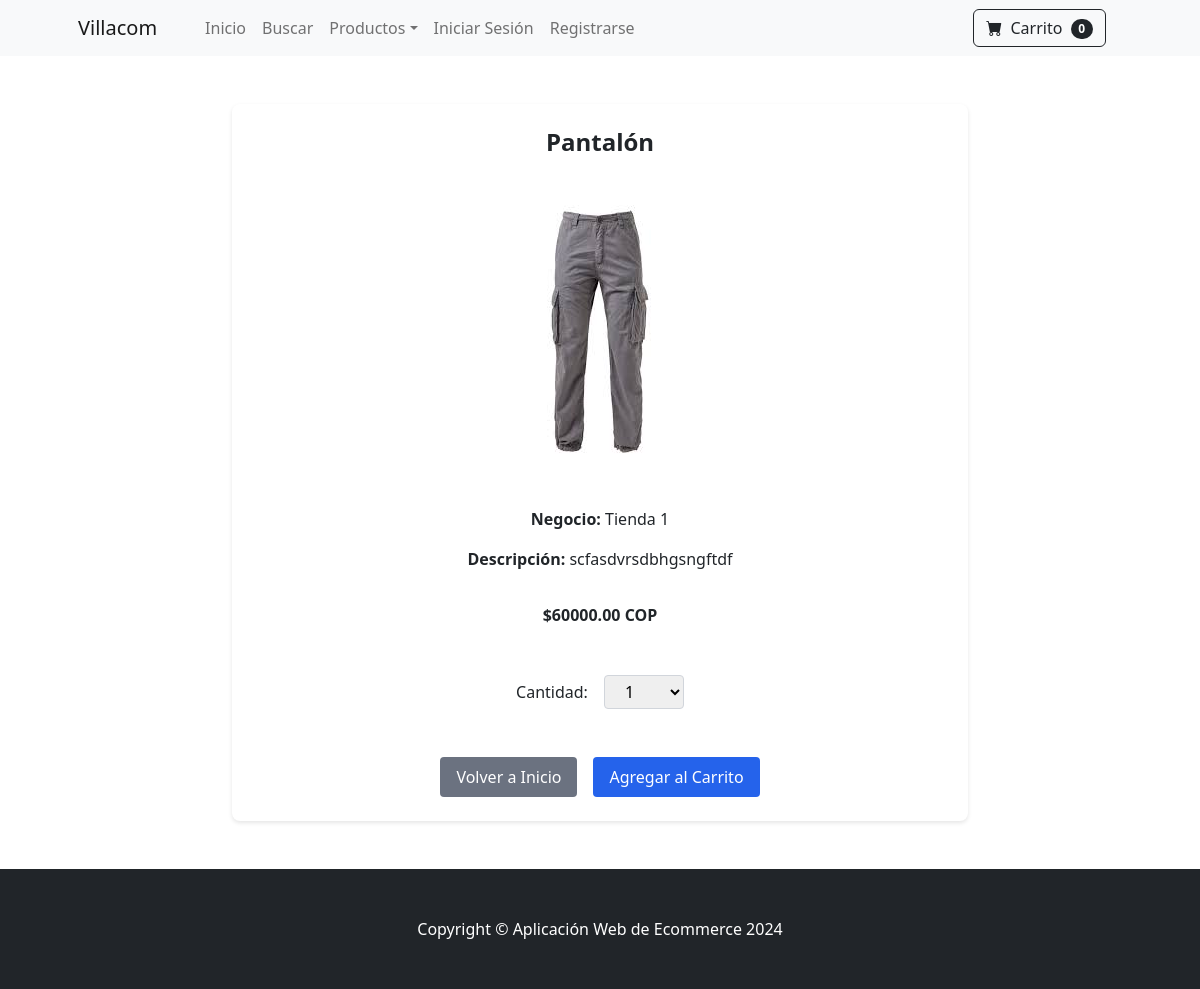
Before: /product/3 with the older database file.
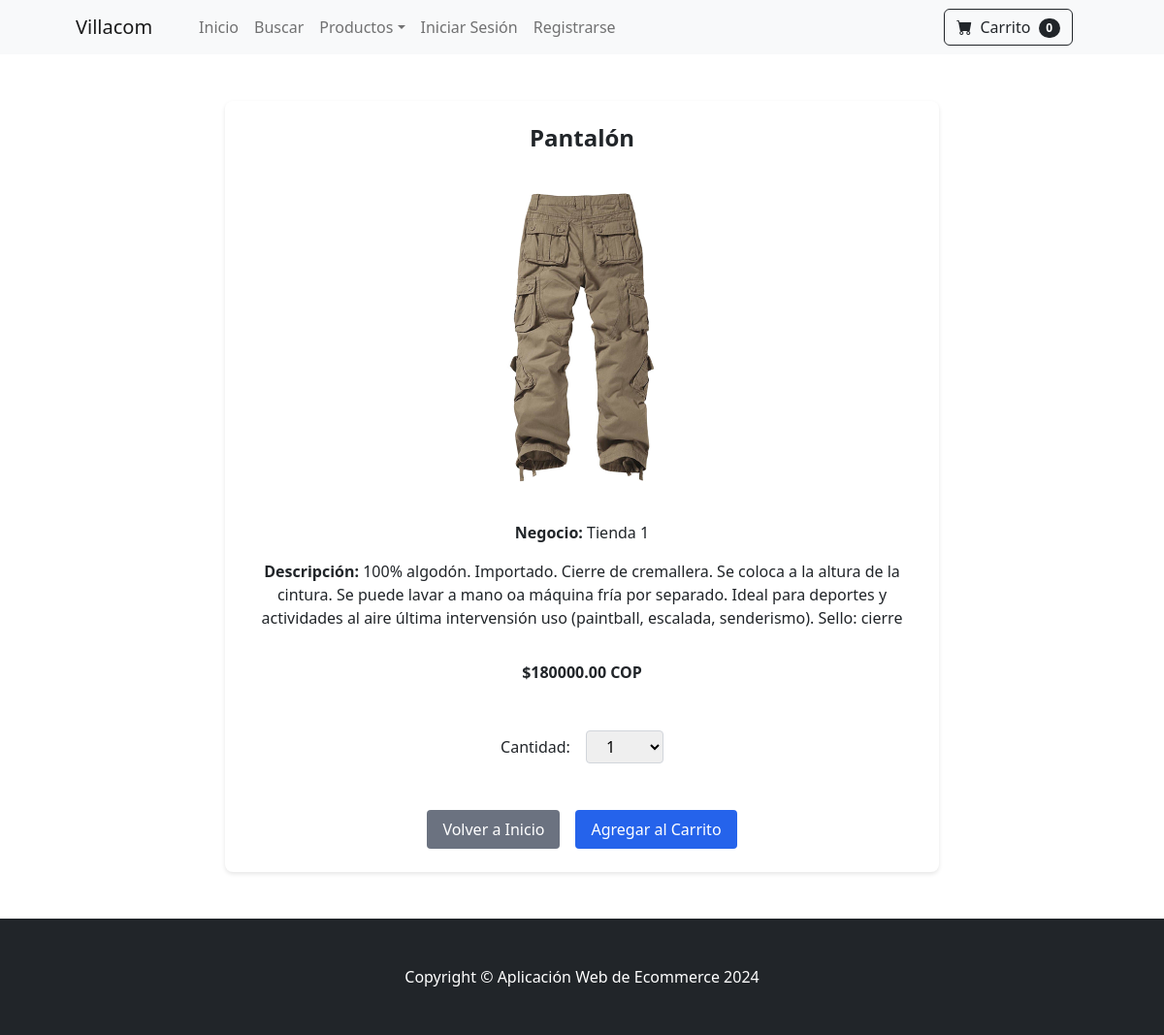
After: the same page with the newer database file.
### store/models.py (models this page shows, shortened)
class Product(models.Model):
    business = models.ForeignKey(Business, on_delete=models.CASCADE)
    name = models.CharField(max_length=50)
    price = models.DecimalField(default=0, decimal_places=2, max_digits=11)
    category = models.ForeignKey(Category, on_delete=models.CASCADE, default=1)
    description = models.CharField(max_length=250, default='', blank=True, null=True)
    image = models.ImageField(upload_to='uploads/product/')
    is_sale = models.BooleanField(default=False)
    sale_price = models.DecimalField(default=0, decimal_places=2, max_digits=11)
    class Meta:
        verbose_name_plural = 'productos'

class Business(models.Model):
    name = models.CharField(max_length=100)
    location = models.CharField(max_length=200)
    phone = models.CharField(max_length=20)
    def __str__(self):
        return self.name
    class Meta:
        verbose_name_plural = 'locales/Negocios'

### store/views.py (the view)
# urls.py: path('product/<int:pk>', views.product, name='product'),
def product(request, pk):
    product = Product.objects.get(id=pk)
    return render(request, 'product.html', {'product': product})

### cart/cart.py (called while the page is built)
    def __len__(self):
        return len(self.cart)

### cart/context_processors.py (called while the page is built)
def cart(request):
    return {'cart': Cart(request)}

### store/templates/product.html (shortened to what this page needs)
{% extends 'base.html' %}
{% block content%}
<div style="max-width: 800px; margin: 2rem auto; padding: 1rem;">
    <div style="background-color: white; border-radius: 8px; box-shadow: 0 2px 4px rgba(0,0,0,0.1); padding: 1.5rem; margin: 0 1rem;">
        <div style="display: flex; flex-direction: column; gap: 1.5rem;">
            <h1 style="font-size: 1.5rem; font-weight: 600; text-align: center; margin: 0;">
                {{ product.name }}
            </h1>
            <div style="display: flex; justify-content: center; padding: 1rem;">
                <img src="{{ product.image.url }}"
                     alt="{{ product.name }}"
                     style="max-width: 300px; height: auto; object-fit: contain;">
            </div>
            <div style="flex: 1; display: flex; flex-direction: column; gap: 1rem; text-align: center;">
                <div>
                    <span style="font-weight: 600;">Negocio:</span>
                    <span>{{ product.business }}</span>
                </div>
                <div>
                    <span style="font-weight: 600;">Descripción:</span>
                    <span>{{ product.description }}</span>
                </div>
                <div style="margin: 1rem 0;">
                    {% if product.is_sale %}
                        <div style="display: flex; justify-content: center; gap: 0.25rem; color: #fbbf24; margin-bottom: 0.5rem;">
                            <span>★</span><span>★</span><span>★</span><span>★</span><span>★</span>
                        </div>
                        <div>
                            <span style="text-decoration: line-through; color: #6b7280;">${{ product.price }} COP</span>
                            <span style="font-weight: 600; margin-left: 0.5rem;">${{ product.sale_price }} COP</span>
                        </div>
                    {% else %}
                        <div style="font-weight: 600;">${{ product.price }} COP</div>
                    {% endif %}
                </div>
                <div style="display: flex; justify-content: center; align-items: center; gap: 1rem; margin: 1rem 0;">
                    <label for="qty-cart" style="font-weight: 500;">Cantidad:</label>
                    <select id="qty-cart" style="padding: 0.25rem 1rem; border: 1px solid #d1d5db; border-radius: 4px; width: 80px;">
                        <option value="1">1</option>
                    </select>
                </div>
                <div style="display: flex; justify-content: center; gap: 1rem; margin-top: 1rem;">
                    <a href="{% url 'home' %}"
                       style="padding: 0.5rem 1rem; background-color: #6b7280; color: white; text-decoration: none; border-radius: 4px; font-weight: 500;">
                        Volver a Inicio
                    </a>
                    <button type="button"
                            value="{{ product.id }}"
                            id="add-cart"
                            style="padding: 0.5rem 1rem; background-color: #2563eb; color: white; border: none; border-radius: 4px; cursor: pointer; font-weight: 500;">
                        Agregar al Carrito
                    </button>
                </div>
            </div>
        </div>
    </div>
</div>
{% endblock %}

Changed rows visible on the page:
changed Product "Pantalón": image: a different picture; description "scfasdvrsdbhgsngftdf" → "100% algodón. Importado. Cierre de cremallera. Se coloca a la altura de la cintura. Se puede lavar a mano oa máquina fría por separado. Ideal para deportes y actividades al aire última intervensión uso (paintball, escalada, senderismo). Sello: cierre"; price "60000.00" → "180000.00"
